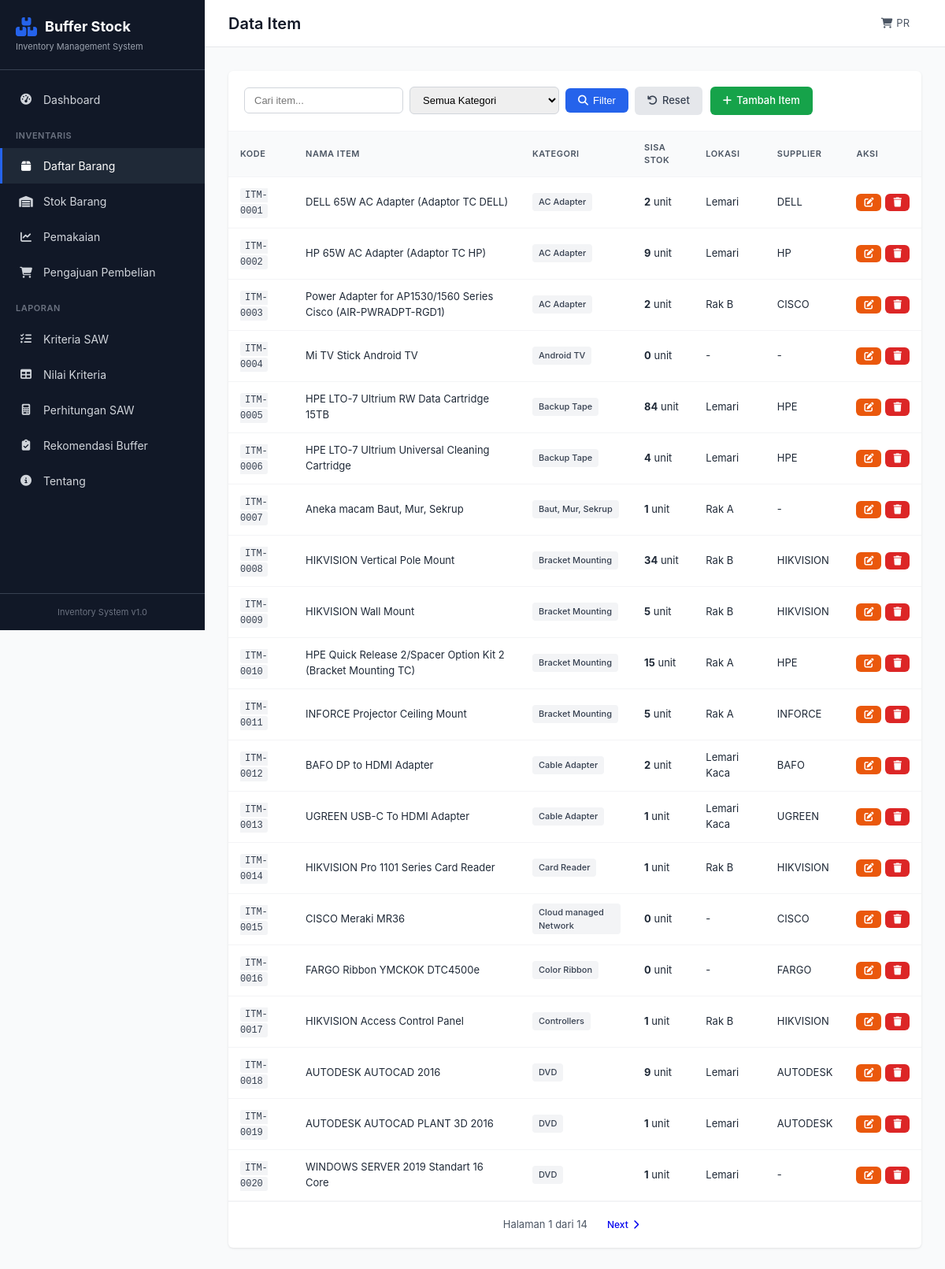
/items, run on an earlier commit of the app's database.
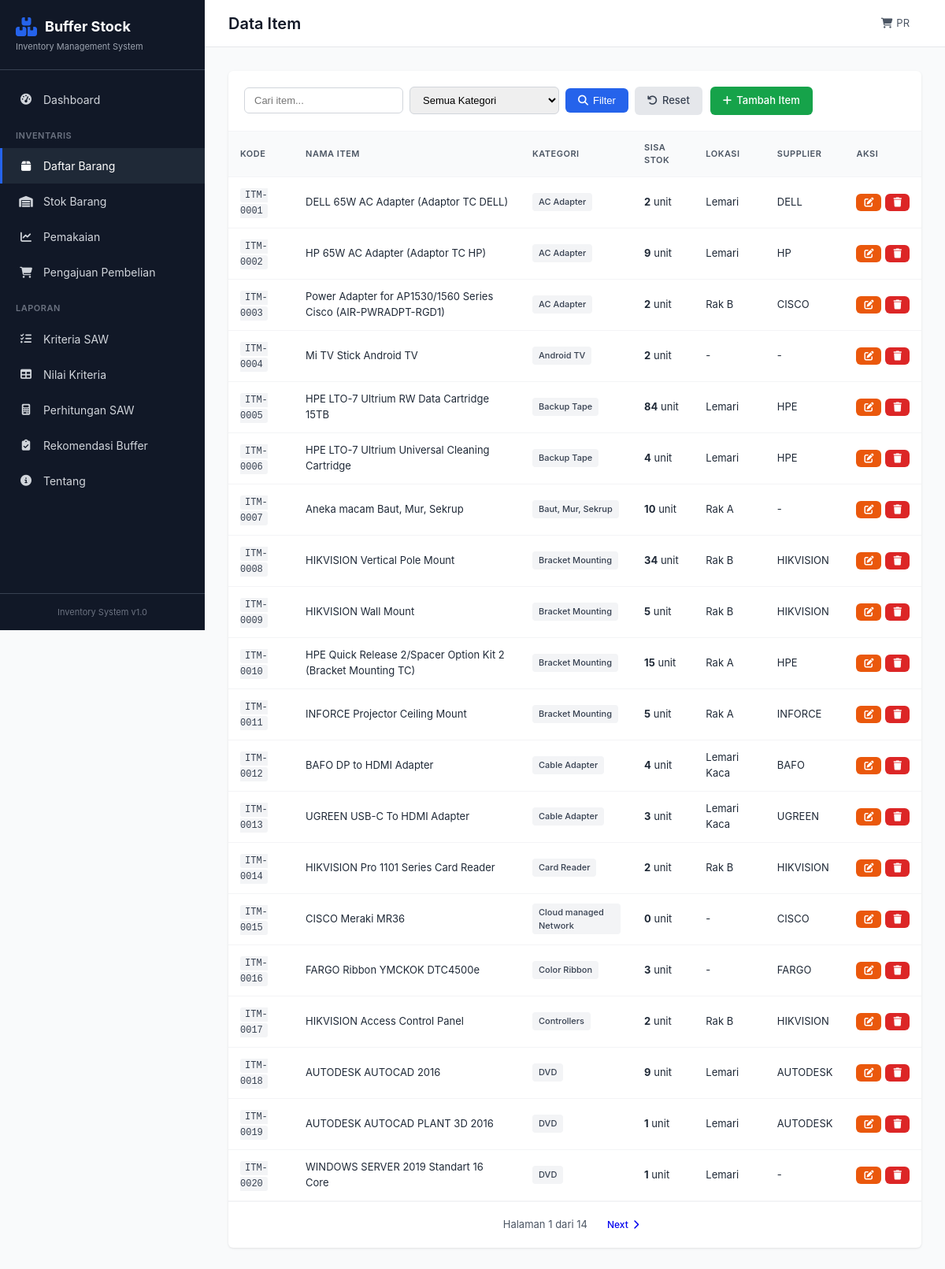
And on a later commit of the database.
### app/models.py (models this page shows, shortened)
class Stock(db.Model):
    __tablename__ = 'stocks'
    id = db.Column(db.Integer, primary_key=True)
    item_id = db.Column(db.Integer, db.ForeignKey('items.id'), nullable=False)
    quantity = db.Column(db.Float, default=0)
    safety_stock = db.Column(db.Float, default=0)
    reorder_point = db.Column(db.Float, default=0)
    last_updated = db.Column(db.DateTime, default=datetime.utcnow, onupdate=datetime.utcnow)
    item = db.relationship('Item', backref='stock_items', lazy=True)

### app/routes.py (the view)
@main_bp.route('/items')
def items():
    page = request.args.get('page', 1, type=int)
    per_page = 20
    query = Item.query
    kategori_filter = request.args.get('kategori')
    search = request.args.get('search')
    if kategori_filter:
        query = query.filter_by(kategori=kategori_filter)
    if search:
        query = query.filter(Item.nama_item.ilike(f'%{search}%'))
    items = query.options(joinedload(Item.stock_items)).order_by(Item.kode_item).paginate(
        page=page, per_page=per_page, error_out=False)
    categories = db.session.query(Item.kategori).distinct().all()
    categories = [c[0] for c in categories]
    return render_template('items/index.html', items=items, categories=categories)

### app/templates/items/index.html (shortened to what this page needs)
{% extends 'base.html' %}
{% block page_title %}Data Item{% endblock %}
{% block content %}
<div class="section">
    <div class="card">
        <div class="card-header">
            <div class="filter-section">
                <form method="GET" class="filter-form">
                    <input type="text" name="search" placeholder="Cari item..." value="{{ request.args.get('search', '') }}">
                    <select name="kategori">
                        <option value="">Semua Kategori</option>
                    </select>
                    <button type="submit" class="btn btn-primary">
                        <i class="fas fa-search"></i> Filter
                    </button>
                    <a href="{{ url_for('main.items') }}" class="btn btn-secondary">
                        <i class="fas fa-undo"></i> Reset
                    </a>
                </form>
                <a href="{{ url_for('main.create_item') }}" class="btn btn-success">
                    <i class="fas fa-plus"></i> Tambah Item
                </a>
            </div>
        </div>
        <div class="table-responsive">
            <table class="data-table">
                <thead>
                    <tr>
                        <th>Kode</th>
                        <th>Nama Item</th>
                        <th>Kategori</th>
                        <th>Sisa Stok</th>
                        <th>Lokasi</th>
                        <th>Supplier</th>
                        <th>Aksi</th>
                    </tr>
                </thead>
                <tbody>
                    {% for item in items.items %}
                    <tr>
                        <td><code>{{ item.kode_item }}</code></td>
                        <td>{{ item.nama_item }}</td>
                        <td><span class="badge">{{ item.kategori }}</span></td>
                        {% set stock = item.stock_items[0] if item.stock_items else none %}
                        <td>
                            {% if stock %}
                            <strong>{{ stock.quantity|int }}</strong> unit
                            {% else %}
                            <span class="text-muted">0 unit</span>
                            {% endif %}
                        </td>
                        <td>{{ item.lokasi_rak or '-' }}</td>
                        <td>{{ item.supplier or '-' }}</td>
                        <td>
                            <div class="action-buttons">
                                <a href="{{ url_for('main.edit_item', id=item.id) }}" class="btn btn-sm btn-warning" title="Edit">
                                    <i class="fas fa-edit"></i>
                                </a>
                                <form method="POST" action="{{ url_for('main.delete_item', id=item.id) }}" class="inline-form" onsubmit="return confirm('Yakin ingin menghapus item ini?')">
                                    <button type="submit" class="btn btn-sm btn-danger" title="Hapus">
                                        <i class="fas fa-trash"></i>
                                    </button>
                                </form>
                            </div>
                        </td>
                    </tr>
                    {% else %}
                    <tr>
                        <td colspan="7" class="text-center">Tidak ada data</td>
                    </tr>
                    {% endfor %}
                </tbody>
            </table>
        </div>
        {% if items.pages > 1 %}
        <div class="pagination">
            <span class="page-info">Halaman {{ items.page }} dari {{ items.pages }}</span>
            {% if items.has_next %}
            <a href="{{ url_for('main.items', page=items.next_num, search=request.args.get('search'), kategori=request.args.get('kategori')) }}" class="btn btn-sm">
                Next <i class="fas fa-chevron-right"></i>
            </a>
            {% endif %}
        </div>
        {% endif %}
    </div>
</div>
{% endblock %}

What changed in the data, as far as the page shows it:
changed Stock (number 4 of 20 on the later page): quantity "0" → "2"
changed Stock (number 7 of 20 on the later page): quantity "1" → "10"
changed Stock (number 12 of 20 on the later page): quantity "2" → "4"
changed Stock (number 13 of 20 on the later page): quantity "1" → "3"
changed Stock (number 14 of 20 on the later page): quantity "1" → "2"
changed Stock (number 16 of 20 on the later page): quantity "0" → "3"
changed Stock (number 17 of 20 on the later page): quantity "1" → "2"
